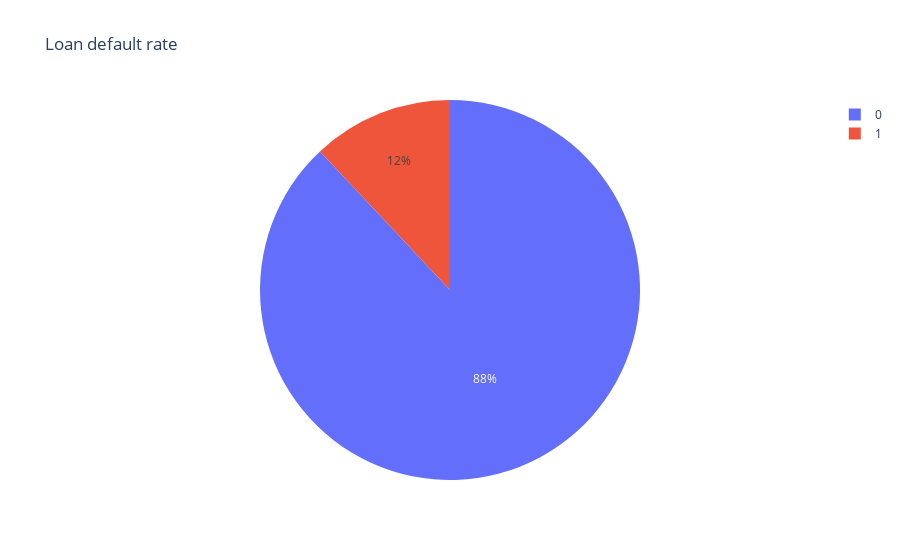

The notebook cell saved with this chart:
### Markdown cell above
## As per the data, the loan default rate is around 12%. 29,653 customers out of 2,55,347 are most likely to default the loan.

### Code cell
import plotly.express as px
px.pie(data_frame=default_rate, names='Default', values='%', title='Loan default rate')

### Figure 1 — Plotly figure (JSON) as saved in the notebook; plotly's stock layout.template omitted (floating-point values rounded to 4 significant figures)
{"data": [{"domain": {"x": [0, 1], "y": [0, 1]}, "hovertemplate": "Default=%{label}<br>%=%{value}<extra></extra>", "labels": [0, 1], "legendgroup": "", "name": "", "showlegend": true, "type": "pie", "values": [88.0, 12.0]}], "layout": {"legend": {"tracegroupgap": 0}, "title": {"text": "Loan default rate"}}}
